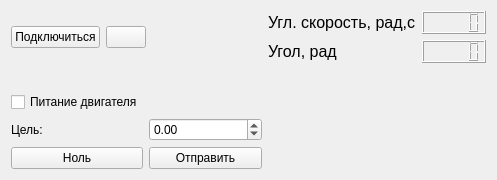
<?xml version="1.0" encoding="UTF-8"?>
<ui version="4.0">
 <class>ModbusMaster</class>
 <widget class="QWidget" name="ModbusMaster">
  <property name="geometry">
   <rect>
    <x>0</x>
    <y>0</y>
    <width>497</width>
    <height>180</height>
   </rect>
  </property>
  <property name="sizePolicy">
   <sizepolicy hsizetype="Preferred" vsizetype="Preferred">
    <horstretch>0</horstretch>
    <verstretch>0</verstretch>
   </sizepolicy>
  </property>
  <property name="windowTitle">
   <string>ModbusMaster</string>
  </property>
  <layout class="QGridLayout" name="gridLayout_4">
   <item row="0" column="0">
    <layout class="QGridLayout" name="gridLayout">
     <item row="0" column="1">
      <spacer name="horizontalSpacer">
       <property name="orientation">
        <enum>Qt::Horizontal</enum>
       </property>
       <property name="sizeHint" stdset="0">
        <size>
         <width>40</width>
         <height>20</height>
        </size>
       </property>
      </spacer>
     </item>
     <item row="0" column="0">
      <widget class="QPushButton" name="connectButton">
       <property name="text">
        <string>Подключиться</string>
       </property>
      </widget>
     </item>
     <item row="0" column="2">
      <widget class="QPushButton" name="settingsButton">
       <property name="text">
        <string/>
       </property>
       <property name="icon">
        <iconset resource="modbusMaster.qrc">
         <normaloff>:/images/settings.png</normaloff>:/images/settings.png</iconset>
       </property>
      </widget>
     </item>
    </layout>
   </item>
   <item row="0" column="1">
    <spacer name="horizontalSpacer_2">
     <property name="orientation">
      <enum>Qt::Horizontal</enum>
     </property>
     <property name="sizeHint" stdset="0">
      <size>
       <width>163</width>
       <height>20</height>
      </size>
     </property>
    </spacer>
   </item>
   <item row="0" column="2">
    <layout class="QGridLayout" name="gridLayout_2">
     <item row="0" column="0">
      <widget class="QLabel" name="label">
       <property name="font">
        <font>
         <pointsize>12</pointsize>
        </font>
       </property>
       <property name="text">
        <string>Угл. скорость, рад,с</string>
       </property>
      </widget>
     </item>
     <item row="0" column="1">
      <widget class="QLCDNumber" name="velLcd"/>
     </item>
     <item row="1" column="0">
      <widget class="QLabel" name="label_3">
       <property name="font">
        <font>
         <pointsize>12</pointsize>
        </font>
       </property>
       <property name="text">
        <string>Угол, рад</string>
       </property>
      </widget>
     </item>
     <item row="1" column="1">
      <widget class="QLCDNumber" name="angleLcd"/>
     </item>
    </layout>
   </item>
   <item row="1" column="0">
    <spacer name="verticalSpacer">
     <property name="orientation">
      <enum>Qt::Vertical</enum>
     </property>
     <property name="sizeHint" stdset="0">
      <size>
       <width>20</width>
       <height>40</height>
      </size>
     </property>
    </spacer>
   </item>
   <item row="2" column="0" colspan="2">
    <layout class="QGridLayout" name="gridLayout_3">
     <item row="0" column="0">
      <widget class="QCheckBox" name="enableBox">
       <property name="text">
        <string>Питание двигателя</string>
       </property>
      </widget>
     </item>
     <item row="1" column="0">
      <widget class="QLabel" name="label_2">
       <property name="text">
        <string>Цель:</string>
       </property>
      </widget>
     </item>
     <item row="1" column="1">
      <widget class="QDoubleSpinBox" name="targetSpinner">
       <property name="minimum">
        <double>-100.000000000000000</double>
       </property>
       <property name="maximum">
        <double>100.000000000000000</double>
       </property>
      </widget>
     </item>
     <item row="2" column="0">
      <widget class="QPushButton" name="zeroButton">
       <property name="text">
        <string>Ноль</string>
       </property>
      </widget>
     </item>
     <item row="2" column="1">
      <widget class="QPushButton" name="writeButton">
       <property name="text">
        <string>Отправить</string>
       </property>
      </widget>
     </item>
    </layout>
   </item>
  </layout>
 </widget>
 <resources>
  <include location="modbusMaster.qrc"/>
 </resources>
 <connections/>
</ui>
